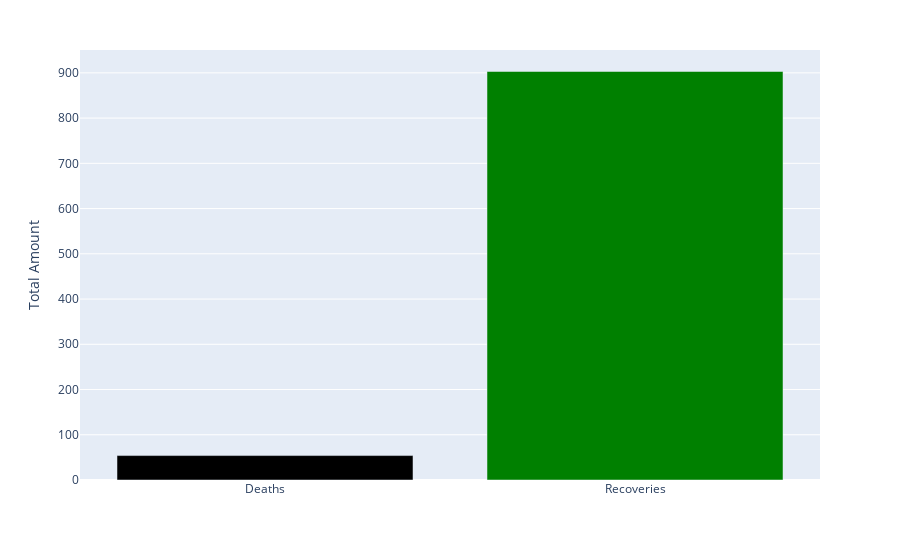

Write notebook code for a chart like this one.
### Markdown cell above
**Bar Graph**

### Code cell
fig_tot_recovered_deaths = go.Figure(data=[go.Bar(
    x=recovered_deaths_totals['variable'],
    y=recovered_deaths_totals['total'],
    marker_color=['black','green'], 
)])
fig_tot_recovered_deaths.update_layout(
    margin=dict(
        t=50), 
    xaxis=dict(fixedrange=True),
    yaxis=dict(fixedrange=True),
    hovermode='closest',
    yaxis_title="Total Amount",
)

fig_tot_recovered_deaths.data[0].hovertemplate = "%{y}"
fig_tot_recovered_deaths.data[0].hoverlabel.namelength = 0 # Hack to remove 'trace' label from showing 

fig_tot_recovered_deaths.show(config = dict(displayModeBar=False))
# print(fig)

### Figure 1 — Plotly figure (JSON) as saved in the notebook; plotly's stock layout.template omitted (floating-point values rounded to 4 significant figures)
{"data": [{"hoverlabel": {"namelength": 0}, "hovertemplate": "%{y}", "marker": {"color": ["black", "green"]}, "type": "bar", "x": ["Deaths", "Recoveries"], "y": [54, 903]}], "layout": {"hovermode": "closest", "margin": {"t": 50}, "xaxis": {"fixedrange": true}, "yaxis": {"fixedrange": true, "title": {"text": "Total Amount"}}}}
